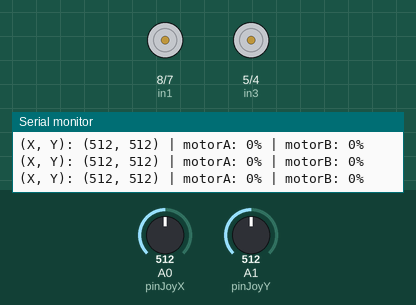
Simulated run of this sketch. Board: Arduino Uno, built with avr-gcc and run on an emulated ATmega328P. Parts: motor-driver pin pairs drawn as motors (green arrow = first pin HIGH = forward, orange = second pin HIGH = backward, longer = more drive, scaled by the enable pin), the last lines printed to the serial monitor. The inputs (shaded band) are chosen by the test bench; at power-on: A0 (pinJoyX) = 512, A1 (pinJoyY) = 512.

Above: at 1.2 s.
1.3 s: A0 (pinJoyX) set to 716
At 2.3 s:
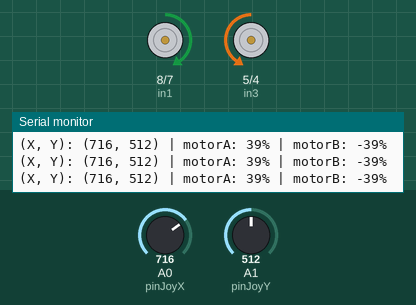
3.0 s: A1 (pinJoyY) set to 716
At 4.0 s:
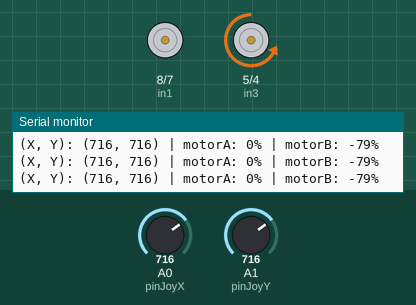
4.6 s: A0 (pinJoyX) set to 806
At 5.6 s:
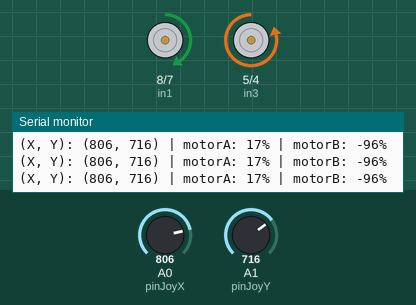
6.2 s: A0 (pinJoyX) set to 836
At 7.2 s:
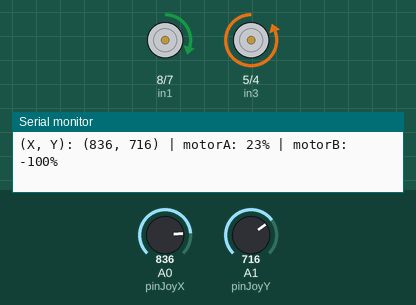
9.2 s: A1 (pinJoyY) set to 1023
At 10.3 s:
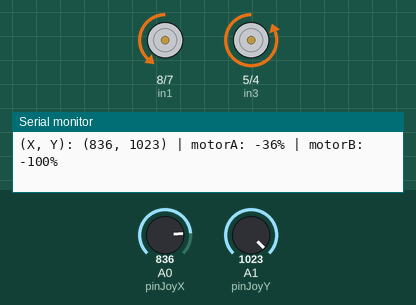
10.8 s: A1 (pinJoyY) set to 900
At 12.0 s:
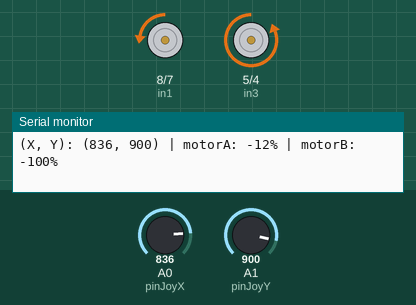
Timing chart, 0 to 13.4 s (numbered marks = the images above; inputs shaded):
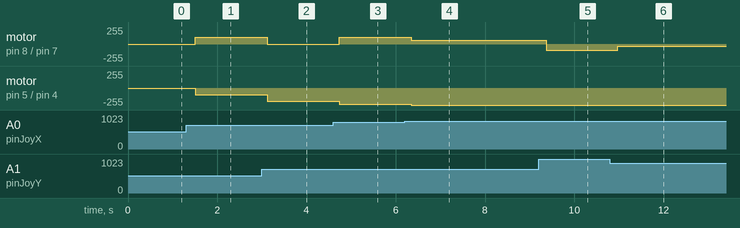

Measured:
- the behaviour switches between 820 and 821 on A0 (pinJoyX) (found by bisection; images 3 and 4)
- after the input at 1.3 s, motor on pin 8 (in1) / pin 7 (in2): stopped → forward 101/255 after 0.21 s; motor on pin 5 (in3) / pin 4 (in4): stopped → backward 101/255 after 0.21 s
- after the input at 3.0 s, motor on pin 8 (in1) / pin 7 (in2): forward 101/255 → stopped after 0.12 s; motor on pin 5 (in3) / pin 4 (in4): backward 101/255 → backward 202/255 after 0.12 s
- after the input at 4.6 s, motor on pin 8 (in1) / pin 7 (in2): stopped → forward 101/255 after 0.13 s; motor on pin 5 (in3) / pin 4 (in4): backward 202/255 → backward 247/255 after 0.13 s
- after the input at 6.2 s, motor on pin 8 (in1) / pin 7 (in2): forward 101/255 → forward 60/255 after 0.14 s; motor on pin 5 (in3) / pin 4 (in4): backward 247/255 → backward 255/255 after 0.14 s
- after the input at 9.2 s, motor on pin 8 (in1) / pin 7 (in2): forward 60/255 → backward 94/255 after 0.17 s
- after the input at 10.8 s, motor on pin 8 (in1) / pin 7 (in2): backward 94/255 → backward 32/255 after 0.18 s

The sketch:

motor_joystick.ino
```cpp
// Motor A connections
int enA = 9;
int in1 = 8;
int in2 = 7;

// Motor B connections
int enB = 3;
int in3 = 5;
int in4 = 4;

// Joystick connections
const int pinJoyX = A0;
const int pinJoyY = A1;


void setup() {

  Serial.begin(9600);
  // Set all the motor control pins to outputs
  pinMode(enA, OUTPUT);
  pinMode(enB, OUTPUT);
  pinMode(in1, OUTPUT);
  pinMode(in2, OUTPUT);
  pinMode(in3, OUTPUT);
  pinMode(in4, OUTPUT);

  // Turn off motors - Initial state
  digitalWrite(in1, LOW);
  digitalWrite(in2, LOW);
  digitalWrite(in3, LOW);
  digitalWrite(in4, LOW);
}

void loop() {

   int Xvalue = 0;
   int Yvalue = 0;

   //read values
   Xvalue = analogRead(pinJoyX);
   delay(100);   // short delay needed between analog readings
   Yvalue = analogRead(pinJoyY);

   //compute motorA, motorB and fwdA, fwdB from analog input Xvalue, Yvalue
   bool fwdA = true;
   bool fwdB = true;
   int motorA = map(Yvalue,0,1023,255,-255) + map(Xvalue,0,1023,-255,255);
   int motorB = map(Yvalue,0,1023,255,-255) - map(Xvalue,0,1023,-255,255);

   if (motorA < 0)
   {
      fwdA = false;
      motorA = - motorA;
   }

   if (motorB < 0)
   {
      fwdB = false;
      motorB = - motorB;
   }

   if (motorA>255) motorA=255;
   if (motorB>255) motorB=255;

  // avoid humming
  if (motorA<15) motorA = 0;
  if (motorB<15) motorB = 0;


   //show values through serial
   Serial.print("(X, Y): (");
   Serial.print(Xvalue);
   Serial.print(", ");
   Serial.print(Yvalue);
   Serial.print(") | motorA: ");
   if (fwdA == false) {
    Serial.print("-");
   }
   Serial.print(map(motorA, 0,255,0,100));
   Serial.print("% | motorB: ");
   if (fwdB == false) {
    Serial.print("-");
   }
   Serial.print(map(motorB,0,255,0,100));
   Serial.println("%");
   // operate motors

  if (fwdA == true)
  {
    // move motor A forward
    digitalWrite(in1, HIGH);
    digitalWrite(in2, LOW);
  }
  else {
    // move motor A in reverse
    digitalWrite(in1, LOW);
    digitalWrite(in2, HIGH);
  }

  if (fwdB == true)
  {
    // move motor B forward
    digitalWrite(in3, HIGH);
    digitalWrite(in4, LOW);
  }
  else {
    // move motor B in reverse
    digitalWrite(in3, LOW);
    digitalWrite(in4, HIGH);
  }

   analogWrite(enA, motorA);
   analogWrite(enB, motorB);

   delay(100);
}
```
